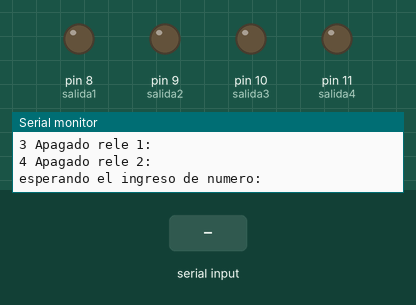
Simulated run of this sketch. Board: Arduino Uno, built with avr-gcc and run on an emulated ATmega328P. On the bench: output pins drawn as LEDs (lit = HIGH), the last lines printed to the serial monitor. The inputs (shaded band) are chosen by the test bench.

Above: at 1.2 s.
1.3 s: "1\n" received over Serial
At 2.3 s:
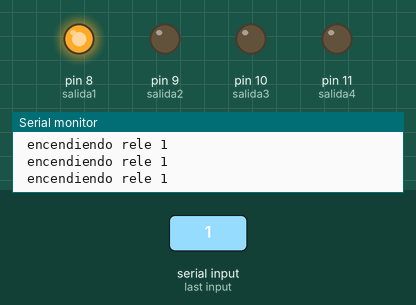
2.8 s: "2\n" received over Serial
At 4.0 s:
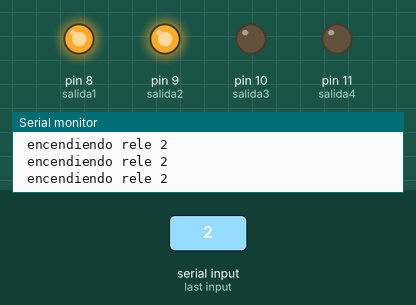
4.3 s: "3\n" received over Serial
At 5.4 s:
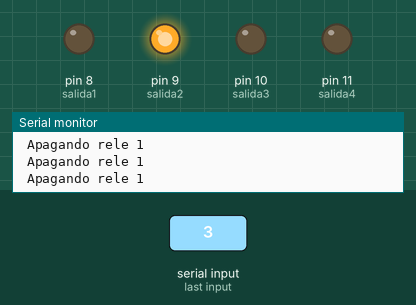
Timing chart, 0 to 7.3 s (numbered marks = the images above; inputs shaded):
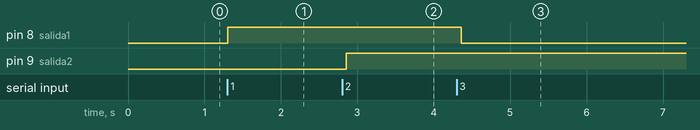

The sketch:

Ejercicio_1_Manejo_de_Entradas_Digitales_y_Control_de_Rel_s.ino
```cpp
#include <Arduino.h>
int salida1 = 8;
int salida2 = 9;
int salida3 = 10;
int salida4 = 11;
int entrada1 = 4;
int entrada2 = 5;
int entrada3 = 6;
int entrada4 = 7;
int valorIngresado = 0; // Variable to store the entered value

void setup() {
  pinMode(salida1, OUTPUT);
  pinMode(salida2, OUTPUT);
  pinMode(salida3, OUTPUT);
  pinMode(salida4, OUTPUT);
  pinMode(entrada1, INPUT);
  pinMode(entrada2, INPUT);
  pinMode(entrada3, INPUT);
  pinMode(entrada4, INPUT);
  Serial.begin(9600); // Initialize serial communication at 9600 baud
  Serial.println("Sistema Ready:");
  Serial.println("1 Encendido rele 1:");
  Serial.println("2 Encendido rele 2:");
  Serial.println("3 Apagado rele 1:");
  Serial.println("4 Apagado rele 2:");
  Serial.println("esperando el ingreso de numero:"); // espera
}

void loop() {
  if (Serial.available() > 0) {

    valorIngresado = Serial.parseInt();


    Serial.print("numero ingesado: ");
    Serial.println(valorIngresado);
    digitalWrite(valorIngresado - 1, HIGH);

    // Clear the serial buffer
    while (Serial.available() > 0) {
      Serial.read();
    }
  }
  if(valorIngresado == 1 || entrada1 == HIGH){
     Serial.println(" encendiendo rele 1 ");
     digitalWrite(salida1, HIGH);
  } else if(valorIngresado == 3 || entrada3 == HIGH){
     Serial.println(" Apagando rele 1 ");
     digitalWrite(salida1, LOW);
    }
  if(valorIngresado == 2 || entrada2 == HIGH){
     Serial.println(" encendiendo rele 2 ");
     digitalWrite(salida2, HIGH);
   }else if(valorIngresado == 4 || entrada4 == HIGH){
     Serial.println(" Apagando rele 2 ");
     digitalWrite(salida1, LOW);
    }

}
```

Measured:
- after the input at 1.3 s, pin 8 (salida1): LOW → HIGH at once
- after the input at 2.8 s, pin 9 (salida2): LOW → HIGH after 0.05 s
- after the input at 4.3 s, pin 8 (salida1): HIGH → LOW after 0.06 s
